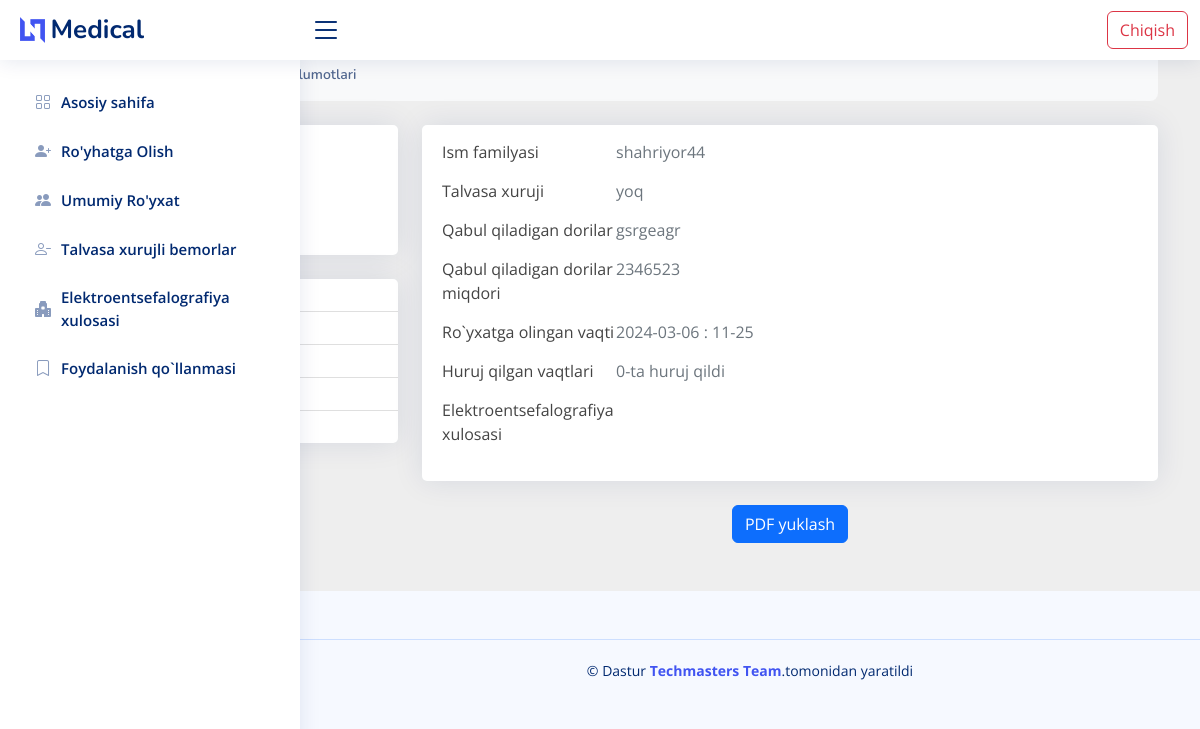
The app's page /detail/2335/ with its own data.
### chat/models.py (models this page shows)
class Sick(models.Model):
    username = models.CharField( max_length=400)
    age = models.IntegerField(default=0)
    is_xuruj = models.BooleanField(default=False)
    user = models.ForeignKey(User, on_delete=models.CASCADE)
    date_times = models.DateTimeField(auto_now_add=True)
    dori_name = models.CharField( max_length=400)
    dori_miqdor = models.CharField( max_length=400)
    def __str__(self):
        return self.username

### chat/views.py (the view)
# urls.py: path("detail/<int:id>/", detail ,name='detail'),
def detail(request,id):
    sick = Sick.objects.get(id=id)
    return render(request ,'mein/sick-detail.html',{'sick':sick})

### template/mein/sick-detail.html (shortened to what this page needs)
<!DOCTYPE html>
<html lang="en">
<head>
  <link rel="stylesheet" href="https://cdnjs.cloudflare.com/ajax/libs/font-awesome/6.2.1/css/all.min.css" />
  <link href="/static/assets/vendor/bootstrap/css/bootstrap.min.css" rel="stylesheet">
  <link href="/static/assets/vendor/bootstrap-icons/bootstrap-icons.css" rel="stylesheet">
  <link href="/static/assets/vendor/boxicons/css/boxicons.min.css" rel="stylesheet">
  <link href="/static/assets/vendor/quill/quill.snow.css" rel="stylesheet">
  <link href="/static/assets/vendor/quill/quill.bubble.css" rel="stylesheet">
  <link href="/static/assets/vendor/remixicon/remixicon.css" rel="stylesheet">
  <link href="/static/assets/vendor/simple-datatables/style.css" rel="stylesheet">
  <link href="/static/assets/css/style.css" rel="stylesheet">
</head>
<body>
  <header id="header" class="header fixed-top d-flex align-items-center">
    <div class="d-flex align-items-center justify-content-between">
      <a href="/" class="logo d-flex align-items-center">
        <img src="/static/assets/img/logo.png" alt="">
        <span class="d-none d-lg-block">Medical</span>
      </a>
      <i class="bi bi-list toggle-sidebar-btn"></i>
    </div>
    <div class="container">
      <div class="row" style="float: right;">
        <div class="col">
          <form action="" method="post">
            <a type="button" class="btn btn-outline-danger" href="#">Chiqish</a>
        </form>
        </div>
      </div>
    </div>
  </header>
  <aside id="sidebar" class="sidebar">
    <ul class="sidebar-nav" id="sidebar-nav">
      <li class="nav-item">
        <a class="nav-link collapsed " href="{% url 'home' %}">
          <i class="bi bi-grid"></i>
          <span>Asosiy sahifa </span>
        </a>
      </li>
      <li class="nav-item">
        <a class="nav-link collapsed" href="{% url 'register' %}">
          <i class="bi bi-person-plus-fill"></i>
          <span>Ro'yhatga Olish </span>
        </a>
      </li>
      <li class="nav-item">
        <a class="nav-link collapsed" href="{% url 'tables_all' %}">
          <i class="bi bi-people-fill"></i>
          <span>Umumiy Ro'yxat</span>
        </a>
      </li>
      <li class="nav-item">
        <a class="nav-link collapsed" href="{% url 'comingtype' %}">
          <i class="bi bi-person-dash"></i>
          <span>Talvasa xurujli bemorlar</span>
        </a>
      </li>
       <li class="nav-item">
        <a class="nav-link collapsed" href="{% url 'xulosa' %}">
          <i class="bi bi-hospital-fill"></i>
          <span>Elektroentsefalografiya xulosasi</span>
        </a>
      </li>
     <li class="nav-item">
        <a class="nav-link collapsed" href="{% url 'faq' %}">
          <i class="bi bi-bookmark"></i>
          <span>Foydalanish qo`llanmasi</span>
        </a>
      </li>
        </ul>
  </aside>
<section style="background-color: #eee;">
  <div class="container py-5">
    <div class="row">
      <div class="col">
        <nav aria-label="breadcrumb" class="bg-light rounded-3 p-3 mb-4">
          <ol class="breadcrumb mb-0">
            <li class="breadcrumb-item"><a href="/">Asosiy menyu</a></li>
            <li class="breadcrumb-item"><a href="/">Bemor</a></li>
            <li class="breadcrumb-item active" aria-current="page">Bemor ma'lumotlari</li>
          </ol>
        </nav>
      </div>
    </div>
    <div class="row">
      <div class="col-lg-4">
        <div class="card mb-4">
          <div class="card-body text-center">
            <h5 class="my-3">{{sick}}</h5>
            <p class="text-muted mb-1">Talvasa xuruji
</p>
          </div>
        </div>
        <div class="card mb-4 mb-lg-0">
          <div class="card-body p-0">
            <ul class="list-group list-group-flush rounded-3">
            </ul>
          </div>
        </div>
      </div>
      <div class="col-lg-8">
        <div class="card mb-4">
          <div id="content" class="card-body">
            <div style="display: flex ; align-items: start; margin: 15px 0; ">
              <div class="col-sm-3">
                <p class="mb-0">Ism familyasi</p>
              </div>
              <div class="col-sm-9">
                <p class="text-muted mb-0">{{sick}}</p>
              </div>
            </div>
            <div style="display: flex ; align-items: start; margin: 15px 0; ">
              <div class="col-sm-3">
                <p class="mb-0">Talvasa xuruji</p>
              </div>
              <div class="col-sm-9">
                <p class="text-muted mb-0">
                  {% if sick.is_xuruj %}
                    bor
                  {% else %}
                  yoq
                  {% endif %}
                </p>
              </div>
            </div>
            <div style="display: flex ; align-items: start; margin: 15px 0; ">
              <div class="col-sm-3">
                <p class="mb-0">Qabul qiladigan dorilar</p>
              </div>
              <div class="col-sm-9">
                <p class="text-muted mb-0">{{sick.dori_name}}</p>
              </div>
            </div>
            <div style="display: flex ; align-items: start; margin: 15px 0; ">
              <div class="col-sm-3">
                <p class="mb-0">Qabul qiladigan dorilar miqdori</p>
              </div>
              <div class="col-sm-9">
                <p class="text-muted mb-0">{{sick.dori_miqdor}}</p>
              </div>
            </div>
            <div style="display: flex ; align-items: start; margin: 15px 0; ">
              <div class="col-sm-3">
                <p class="mb-0">Ro`yxatga olingan vaqti</p>
              </div>
              <div class="col-sm-9">
                <p class="text-muted mb-0">{{sick.date_times|date:'Y-m-d'}} : {{sick.date_times|time:'h-i'}}</p>
              </div>
            </div>
          <div style="display: flex ; align-items: start; margin: 15px 0; ">
              <div class="col-sm-3">
                <p class="mb-0">Huruj qilgan vaqtlari</p>
              </div>
              <div class="col-sm-9">
                <p class="text-muted mb-0">
                  {{sick.persons.all|length}}-ta huruj qildi
                </p>
              </div>
            </div>
            <div style="display: flex ; align-items: start; margin: 15px 0; ">
              <div class="col-sm-3">
                <p class="mb-0">Elektroentsefalografiya xulosasi</p>
              </div>
            </div>
          </div>
        </div>
        <center>
          <button id="submit" class="btn btn-primary">PDF yuklash</button>
        </center>
        </div>
      </div>
    </div>
</section>
  <footer id="footer" class="footer mt-5">
    <div class="copyright">
      &copy; Dastur <strong><span><a href="https://www.instagram.com/j.torajonov"> Techmasters Team</a></span></strong>.tomonidan yaratildi
    </div>
  </footer>

### static/assets/css/style.css (style rules this page uses)
:root { scroll-behavior: smooth; }
body { font-family: "Open Sans", sans-serif; background: #f6f9ff; color: #444444; }
a { color: #4154f1; text-decoration: none; }
h1, h2, h3, h4, h5, h6 { font-family: "Nunito", sans-serif; }
.card { margin-bottom: 30px; border: none; border-radius: 5px; box-shadow: 0px 0 30px rgba(1, 41, 112, 0.1); }
.card-body { padding: 0 20px 20px 20px; }
.breadcrumb { font-size: 14px; font-family: "Nunito", sans-serif; color: #899bbd; font-weight: 600; }
.breadcrumb a { color: #899bbd; transition: 0.3s; }
.breadcrumb .breadcrumb-item::before { color: #899bbd; }
.breadcrumb .active { color: #51678f; font-weight: 600; }
.logo { line-height: 1; }
@media (min-width: 1200px) { .logo { width: 280px; } }
.logo img { max-height: 26px; margin-right: 6px; }
.logo span { font-size: 26px; font-weight: 700; color: #012970; font-family: "Nunito", sans-serif; }
.header { transition: all 0.5s; z-index: 997; height: 60px; box-shadow: 0px 2px 20px rgba(1, 41, 112, 0.1); background-color: #fff; padding-left: 20px; }
.header .toggle-sidebar-btn { font-size: 32px; padding-left: 10px; cursor: pointer; color: #012970; }
.sidebar { position: fixed; top: 60px; left: 0; bottom: 0; width: 300px; z-index: 996; transition: all 0.3s; padding: 20px; overflow-y: auto; scrollbar-width: thin; scrollbar-color: #aab7cf transparent; box-shadow: 0px 0px 20px rgba(1, 41, 112, 0.1); background-color: #fff; }
@media (min-width: 1200px) { #main, #footer { margin-left: 300px; } }
.sidebar-nav { padding: 0; margin: 0; list-style: none; }
.sidebar-nav li { padding: 0; margin: 0; list-style: none; }
.sidebar-nav .nav-item { margin-bottom: 5px; }
.sidebar-nav .nav-link { display: flex; align-items: center; font-size: 15px; font-weight: 600; color: #4154f1; transition: 0.3; background: #f6f9ff; padding: 10px 15px; border-radius: 4px; }
.sidebar-nav .nav-link i { font-size: 16px; margin-right: 10px; color: #4154f1; }
.sidebar-nav .nav-link.collapsed { color: #012970; background: #fff; }
.sidebar-nav .nav-link.collapsed i { color: #899bbd; }
.footer { padding: 20px 0; font-size: 14px; transition: all 0.3s; border-top: 1px solid #cddfff; }
.footer .copyright { text-align: center; color: #012970; }

### records on screen
Sick: username "shahriyor44", dori_name "gsrgeagr", dori_miqdor "2346523", date_times "2024-03-06", date_times "11-25", persons.all|length "0"
